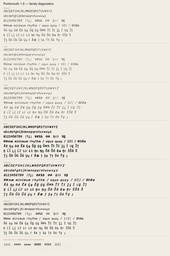
#> input picture Portsmouth-Family-1.0-diagnostics.png, 170 x 256 px, shrunk from 2200 x 3315 before the run, given in place of mff_image1.png, which was not available
$ python two_lattice_dr.py
#> lines starting #> are read from the running program, lines starting #| are printed output that depends on the picture; after the words box and inside, x2 and y2 are one past the last pixel; in counts of white or black regions, pixels touching at a corner belong together; pictures that were not available may be replaced by others from this repository, and a replacement may not be noted
### experiments/two_lattice_blur_study.py
#!/usr/bin/env python3
"""The two §4c measurements: complementary blur and soft-weight seams.

A. Complementary blur (no source sharp anywhere).  Two captures of one
   ground-truth scene through disk PSFs of different radii.  Disk OTFs have
   zeros at different frequencies, so at each (patch, frequency) at least
   one capture retains energy — per-coefficient consensus across captures
   covers what each blur destroyed.  Beyond its first OTF zero a capture's
   phase is sign-flipped, so pixel-domain fusion is structurally unable to
   use that band; magnitude projection + positivity re-retrieves phase.
   Configurations (weights ladder, all measured quantities):
     per-patch softmax weights  (the MFF configuration; blind to frequency)
     per-coefficient softmax    (frequency-resolved reliability)
     max-consensus target       (elementwise max magnitude, hard w=1)
   against capture/average baselines, PSNR to ground truth.

B. Negative control: identical blurs.  No complementary information exists;
   an honest method must not hallucinate sharpness (PSNR ~= capture).

C. Soft-weight seam.  Spatially-varying focus with a wide transition band
   where weights are necessarily ambiguous.  Measure the projection stage's
   gain over the weighted-average seed as a function of position: the gain
   should concentrate in the seam.
"""
from __future__ import annotations

import sys
from pathlib import Path

import numpy as np

HERE = Path(__file__).resolve().parent
sys.path.insert(0, str(HERE))
OUT = HERE / "out"

from two_lattice_mff import PatchFamily  # noqa: E402

SCRATCH = Path("/private/tmp/claude-501/-Users-quentinkuttenkuler-bfft/"
               "7ec9c357-2c5f-45c7-83cc-25520967d9ba/scratchpad")


def ground_truth(n=256):
    """Sharp real texture: the in-focus shell center of MFFW3/4 source 1."""
#> called with n = 256
    import matplotlib.image as mpimg
    img = mpimg.imread(str(SCRATCH / "mff_image1.png")).astype(np.float64)
    return img[60:60 + n, 100:100 + n, :3].mean(axis=2)


# [15 lines left out: functions disk_kernel, convolve_reflect, not called in this run]


def psnr(u, ref):
    rng = ref.max() - ref.min()
    return 10 * np.log10(rng ** 2 / np.mean((u - ref) ** 2))


def coeff_weights(fams, gamma=2.0):
    m = np.stack([f.target for f in fams]) ** gamma
    return m / (m.sum(axis=0, keepdims=True) + 1e-30)


# [171 lines left out: functions patch_weights, project_coeff_weighted, run, part_a, part_a2, part_b and 2 more, not called in this run]


# [6 lines that do not run on import are left out]

### experiments/two_lattice_mff.py
#!/usr/bin/env python3
"""Multi-focus image fusion via relaxed/weighted magnitude projections.

The captures of a focus stack are INCONSISTENT constraint families: each is
a correct measurement of the latent scene only where it is in focus.  This
is the setting the audio two-lattice method never faces (its two lattices
are exact measurements of one record), and it is where the relaxed
projection enters:

    P_i^w(u):  S = A_i u;   S <- (1 - w_i) * S + w_i * m_i * S/|S|;   u = A_i^+ S

a per-coefficient convex combination between keeping the current analysis
coefficient and radially projecting it onto capture i's magnitude.  w_i = 1
is the hard constraint of the consistent theory; w_i = 0 ignores the
family.  Equivalently u <- u + A_i^+ ( w_i * radial-residual ): the exact
operator analog of unbalanced-OT marginal relaxation.  Fixed points settle
at w-weighted compromises wherever families disagree.

Reliability is measured, not assumed: defocus is a local low-pass, so the
in-focus capture has the largest high-band patch energy.  Weights are a
softmax of per-patch high-frequency energy across captures.

Families here are {captures} x {one patch lattice}; positivity closes the
sign gauge as in two_lattice_image.py.  RGB channels share the luminance
weights.
"""
from __future__ import annotations

import sys
from pathlib import Path

import numpy as np

OUT = Path(__file__).resolve().parent / "out"

PATCH, HOP = 32, 8
GAMMA = 2.0            # softmax sharpness of the focus evidence
BETA = 0.7             # momentum
ITERS = 16
LOW_R = 2.0            # |f| <= LOW_R bins counts as low band (shared by all)


class PatchFamily:
    """One capture's patched 2D Hann windowed-DFT magnitude family."""

    def __init__(self, img, patch=PATCH, hop=HOP):
        h, w = img.shape
        self.patch, self.hop = patch, hop
        w1 = np.hanning(patch)
        self.win = np.outer(w1, w1)
        oy = np.arange(0, h - patch + 1, hop)
        ox = np.arange(0, w - patch + 1, hop)
        gy, gx = np.meshgrid(oy, ox, indexing="ij")
        self.gy, self.gx = gy, gx
        iy = gy.ravel()[:, None, None] + np.arange(patch)[None, :, None]
        ix = gx.ravel()[:, None, None] + np.arange(patch)[None, None, :]
        self.iy, self.ix = iy, ix
        self.den = np.zeros((h, w))
        np.add.at(self.den, (iy, ix),
                  np.broadcast_to(self.win ** 2,
                                  (iy.shape[0], patch, patch)))
        med = np.median(self.den[self.den > 0])
        self.support = self.den > 1e-2 * med
        self.target = np.abs(self.analyze(img))

    def analyze(self, img):
        return np.fft.fft2(img[self.iy, self.ix] * self.win[None],
                           axes=(1, 2))

    def synthesize(self, S, fallback):
        fitted = np.fft.ifft2(S, axes=(1, 2)).real
        acc = np.zeros_like(fallback)
        np.add.at(acc, (self.iy, self.ix), fitted * self.win[None])
        out = acc / np.maximum(self.den, 1e-8)
        return np.where(self.support, out, fallback)

    # [130 lines left out: functions project_weighted, high_energy, focus_weights, weight_map, fuse, sharpness and 1 more, not called in this run]


# [2 lines that do not run on import are left out]

### experiments/two_lattice_dr.py
#!/usr/bin/env python3
"""Douglas-Rachford / RAAR vs alternating projections on the cross-hatch.

Setting: the strong-complementarity fusion of two_lattice_blur_study part
A2 (orthogonal 11-px motion blurs, max-consensus magnitude targets +
positivity).  AP leaves a cross-hatch residual originating from the band
where BOTH blur OTFs are small: there the consensus magnitude target is
noise-level, phase has no anchor, and plain AP parks in a local trap.

Douglas-Rachford iterates through reflections,

    x <- x + P_C(2 P_M(x) - x) - P_M(x),

(M = consensus-magnitude set, C = positivity), which is the standard
phase-retrieval escape from AP stagnation; RAAR relaxes it toward P_M by
(1-beta).  Readout u = clip(P_M(x), 0).

Scored globally (PSNR) and in the spectral bands that define the problem:
  dead band:  |H_h| < tau  AND |H_v| < tau   (neither capture measured it)
  live band:  the complement.
Band error = relative truth-spectrum-weighted error energy in the band.
"""
from __future__ import annotations

import sys
from pathlib import Path

import numpy as np

HERE = Path(__file__).resolve().parent
sys.path.insert(0, str(HERE))
OUT = HERE / "out"

from two_lattice_mff import PatchFamily  # noqa: E402
from two_lattice_blur_study import ground_truth, psnr  # noqa: E402

TAU = 0.3


def conv2(img, k):
    ph, pw = k.shape[0] // 2, k.shape[1] // 2
    pad = np.pad(img, ((ph, ph), (pw, pw)), mode="reflect")
    kk = np.zeros_like(pad)
    kk[:k.shape[0], :k.shape[1]] = k
    kk = np.roll(kk, (-ph, -pw), axis=(0, 1))
    out = np.fft.irfft2(np.fft.rfft2(pad) * np.fft.rfft2(kk), s=pad.shape)
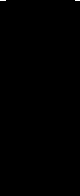
#> kk: shape (196, 80) float64; values 0 (black) and 0.0909 (white), 0.07% white in thin lines or dots, all inside (x1, y1, x2, y2) = (0, 0, 80, 1)
    return out[ph:ph + img.shape[0], pw:pw + img.shape[1]]


def otf_mag(k, shape):
    kk = np.zeros(shape)
    kk[:k.shape[0], :k.shape[1]] = k
    kk = np.roll(kk, (-(k.shape[0] // 2), -(k.shape[1] // 2)), axis=(0, 1))
    return np.abs(np.fft.fft2(kk))


def make_problem():
    gt = ground_truth()
    rng = np.random.default_rng(9)
    kh = np.ones((1, 11)) / 11.0
    kv = np.ones((11, 1)) / 11.0
    caps = [conv2(gt, kh) + 0.002 * rng.standard_normal(gt.shape),
            conv2(gt, kv) + 0.002 * rng.standard_normal(gt.shape)]
#> in conv2 (call 2), `ph, pw = k.shape[0] // 2, k.shape[1] // 2`: ph = 5; pw = 0
#> in conv2 (call 2), `kk = np.roll(kk, (-ph, -pw), axis=(0, 1))`:
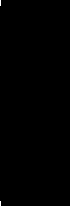
#> kk: shape (206, 70) float64; values 0 (black) and 0.0909 (white), 0.08% white in thin lines or dots, all inside (x1, y1, x2, y2) = (0, 0, 1, 206)
    fams = [PatchFamily(c) for c in caps]
#> fams = 2 items
    consensus = PatchFamily(caps[0])
    consensus.target = np.maximum(fams[0].target, fams[1].target)
    dead = (otf_mag(kh, gt.shape) < TAU) & (otf_mag(kv, gt.shape) < TAU)
    return gt, caps, consensus, dead


def p_m(fam, u):
    S = fam.analyze(u)
    radial = fam.target * S / (np.abs(S) + 1e-12)
    return fam.synthesize(radial, u)


def band_errors(u, gt, dead):
    E = np.abs(np.fft.fft2(u - gt)) ** 2
    G = np.abs(np.fft.fft2(gt)) ** 2
    e_dead = float(E[dead].sum() / (G[dead].sum() + 1e-30))
    e_live = float(E[~dead].sum() / (G[~dead].sum() + 1e-30))
    return e_dead, e_live


def run_ap(fam, seed, iters=40, beta=0.7):
    latent, prev = seed.copy(), seed.copy()
    for _ in range(iters):
        trial = latent + beta * (latent - prev)
        prev = latent
        latent = np.clip(p_m(fam, trial), 0.0, None)
    return latent


def absolute_gate(fam, kappa=2.0):
    """Enforcement gate from the data: coefficients whose consensus target
    sits at the noise floor should not be enforced at all.  The floor is a
    robust (median) estimate over the outer-frequency shell of the patch
    plane; gate = t^2/(t^2 + (kappa*floor)^2).  This completes the weighted
    theory: softmax weights are RELATIVE (who to trust), this is ABSOLUTE
    (whether to trust anyone)."""
    p = fam.patch
    f = np.fft.fftfreq(p) * p
    rr = np.sqrt(f[:, None] ** 2 + f[None, :] ** 2)
    outer = rr > 0.75 * rr.max()
    floor = np.median(fam.target[:, outer])
    t2 = fam.target ** 2
    return t2 / (t2 + (kappa * floor) ** 2)


def run_ap_gated(fam, seed, iters=40, beta=0.7, kappa=2.0):
    gate = absolute_gate(fam, kappa)
    latent, prev = seed.copy(), seed.copy()
    for _ in range(iters):
        trial = latent + beta * (latent - prev)
        prev = latent
        S = fam.analyze(trial)
        radial = fam.target * S / (np.abs(S) + 1e-12)
        out = fam.synthesize((1.0 - gate) * S + gate * radial, trial)
        latent = np.clip(out, 0.0, None)
    return latent


def run_dr(fam, seed, gt, iters=100, raar_beta=None, track=None):
    """DR (raar_beta=None) or RAAR; returns final readout and best readout."""
    x = seed.copy()
    best, best_ps = None, -np.inf
    for k in range(iters):
        pm = p_m(fam, x)
        y = 2.0 * pm - x
        pc = np.clip(y, 0.0, None)
        if raar_beta is None:
            x = x + pc - pm
        else:
            b = raar_beta
            x = 0.5 * b * (2.0 * pc - y + x) + (1.0 - b) * pm
        readout = np.clip(pm, 0.0, None)
        ps = psnr(readout, gt)
        if track is not None:
            track.append(ps)
        if ps > best_ps:
            best_ps, best = ps, readout
    return readout, best


def main():
    gt, caps, fam, dead = make_problem()
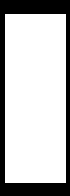
#> dead: shape (196, 70) bool; 75.1% white; 1 black region, box (x1, y1, x2, y2) and area: (0, 0, 70, 196) 3411
#> caps = 2 items
    seed = sum(caps) / 2
    print(f"dead band fraction of plane: {dead.mean():.3f} (tau={TAU})")
#| dead band fraction of plane: 0.751 (tau=0.3)
    rows = []

    ap = run_ap(fam, seed, iters=40)
    rows.append(("AP + positivity (40 it, baseline)", ap))

    dr_final, dr_best = run_dr(fam, seed, gt, iters=100)
#> the loop in run_dr, `for k in range(iters):` made 100 passes
#> (ps, best_ps) on pass 1: (21.98, 21.98)
#> ps on passes 2 to 7: 21.27, 20.73, 20.38, 20.18, 20.07, 20.04
#> after the loop in run_dr, `for k in range(iters):`: best_ps = 21.98
    rows.append(("DR final (100 it)", dr_final))
    rows.append(("DR best iterate", dr_best))

    for b in (0.9, 0.75):
        rf, rb = run_dr(fam, seed, gt, iters=100, raar_beta=b)
        rows.append((f"RAAR beta={b} final", rf))
        rows.append((f"RAAR beta={b} best", rb))
#> this loop made 2 passes
#> pass 1, in synthesize (call 145), `out = acc / np.maximum(self.den, 1e-8)`:
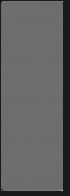
#> out: shape (196, 70) float64; min -0.287, max 2.52, mean 0.792; drawn with min black and max white
#> after the loop, rows = 7 items

    # standard practice: DR exploration, then a short AP landing
    dr_ap = run_ap(fam, dr_best, iters=8)
    rows.append(("DR best -> 8 AP polish", dr_ap))

    for kappa in (1.0, 2.0, 4.0):
        rows.append((f"AP + absolute gate k={kappa}",
                     run_ap_gated(fam, seed, kappa=kappa)))
#> this loop made 3 passes
#> pass 1, in synthesize (call 350), `out = acc / np.maximum(self.den, 1e-8)`:
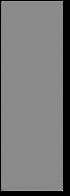
#> out: shape (196, 70) float64; min 0, max 1.69, mean 0.792; drawn with min black and max white
#> after the loop, rows = 11 items

    print(f"{'config':>34s} {'PSNR':>7s} {'dead-band err':>14s} "
          f"{'live-band err':>14s}")
    for name, u in rows:
        ed, el = band_errors(u, gt, dead)
        print(f"{name:>34s} {psnr(u, gt):7.2f} {ed:14.4f} {el:14.4f}")
#> this loop made 11 passes
#> (name, e_dead in band_errors, ed, el) on passes 1 to 11: ('AP + positivity (40 it, baseline)', 14.14, 14.14, 6.87e-06), ('DR final (100 it)', 14.1, 14.1, 6.79e-06), ('DR best iterate', 10.7, 10.7, 3.27e-06), ('RAAR beta=0.9 final', 14.1, 14.1, 6.79e-06), ('RAAR beta=0.9 best', 10.7, 10.7, 3.27e-06), ('RAAR beta=0.75 final', 14.1, 14.1, 6.79e-06), ('RAAR beta=0.75 best', 10.7, 10.7, 3.27e-06), ('DR best -> 8 AP polish', 13.52, 13.52, 5.86e-06), ('AP + absolute gate k=1.0', 14.63, 14.63, 6.99e-06), ('AP + absolute gate k=2.0', 14.79, 14.79, 7.08e-06), ('AP + absolute gate k=4.0', 14.54, 14.54, 7.2e-06)
#|  AP + positivity (40 it, baseline)   19.83        14.1445         0.0000
#|                  DR final (100 it)   19.86        14.0973         0.0000
#|                    DR best iterate   21.98        10.6962         0.0000
#|                RAAR beta=0.9 final   19.86        14.0973         0.0000
#|                 RAAR beta=0.9 best   21.98        10.6962         0.0000
#|               RAAR beta=0.75 final   19.86        14.0973         0.0000
#|                RAAR beta=0.75 best   21.98        10.6962         0.0000
#|             DR best -> 8 AP polish   20.28        13.5173         0.0000
#> (further printed lines are left out)
#> pass 1, in band_errors, `E = np.abs(np.fft.fft2(u - gt)) ** 2`:
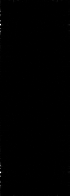
#> E: shape (196, 70) float64; min 1.16e-05, max 59.4, mean 0.2; drawn with min black and max white

    import matplotlib
    matplotlib.use("Agg")
    import matplotlib.pyplot as plt
    OUT.mkdir(parents=True, exist_ok=True)
    y0, y1, x0, x1 = 96, 208, 64, 176
    gated = run_ap_gated(fam, seed, kappa=2.0)
#> the loop in run_ap_gated (call 4), `for _ in range(iters):` made 40 passes
#> pass 2, in synthesize (call 470), `out = acc / np.maximum(self.den, 1e-8)`:
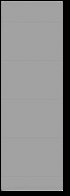
#> out: shape (196, 70) float64; min 0, max 1.45, mean 0.792; drawn with min black and max white
    show = [("ground truth", gt), ("AP baseline", ap),
            ("DR best", dr_best), ("AP + absolute gate", gated)]
    fig, axes = plt.subplots(2, 4, figsize=(14.5, 7.4))
    for c, (name, im) in enumerate(show):
        axes[0, c].imshow(im[y0:y1, x0:x1], cmap="gray",
                          vmin=gt.min(), vmax=gt.max())
        t = name if c == 0 else f"{name} ({psnr(im, gt):.2f} dB)"
        axes[0, c].set_title(t, fontsize=10)
        err = np.abs(im - gt)
        axes[1, c].imshow(err[y0:y1, x0:x1], cmap="magma",
                          vmin=0, vmax=0.35)
        axes[1, c].set_title("|error|", fontsize=9)
        for r in (0, 1):
            axes[r, c].set_xticks([]); axes[r, c].set_yticks([])
#> this loop made 4 passes
#> (name, t) on passes 1 to 4: ('ground truth', 'ground truth'), ('AP baseline', 'AP baseline (19.83 dB)'), ('DR best', 'DR best (21.98 dB)'), ('AP + absolute gate', 'AP + absolute gate (19.67 dB)')
    fig.tight_layout()
    fig.savefig(OUT / "two_lattice_dr.png", dpi=130)
    print(OUT / "two_lattice_dr.png")


if __name__ == "__main__":
    main()
